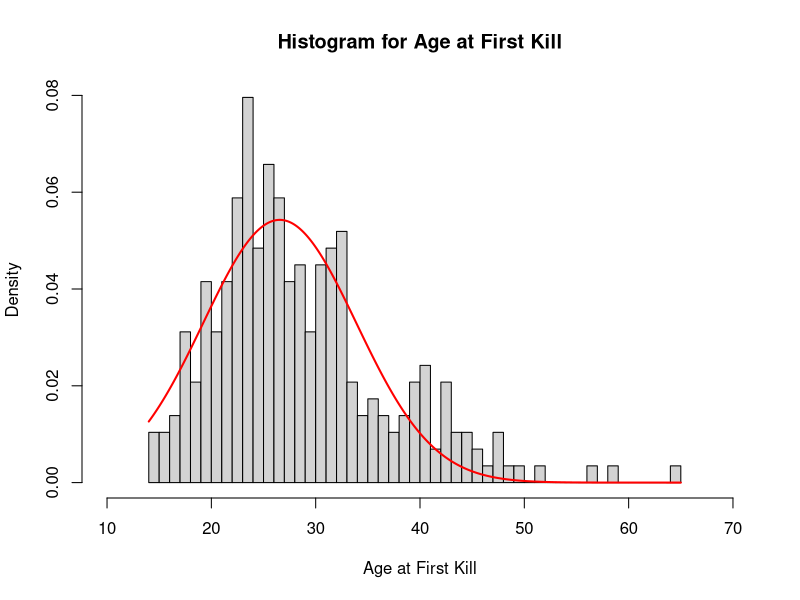
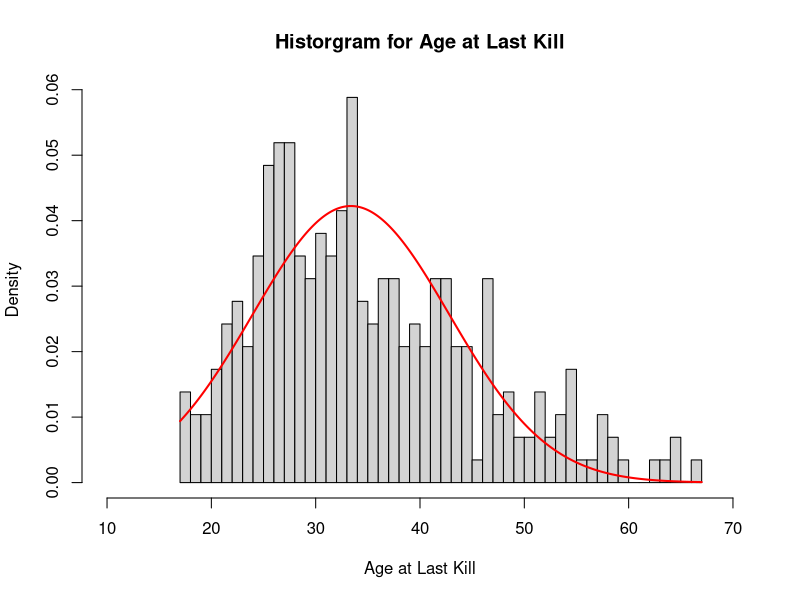
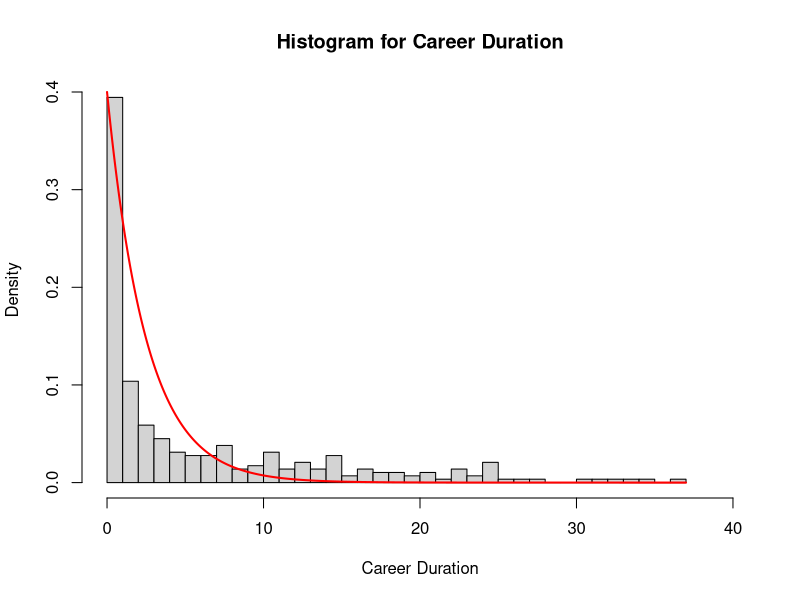
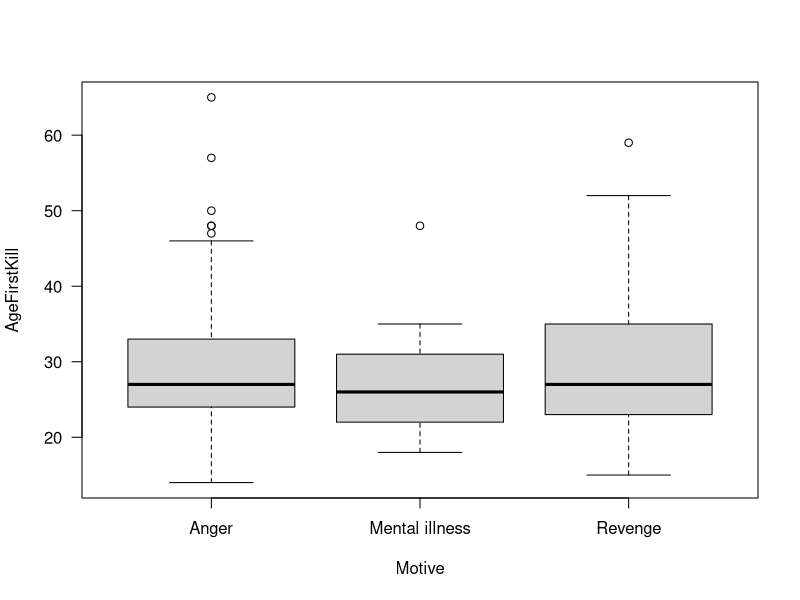
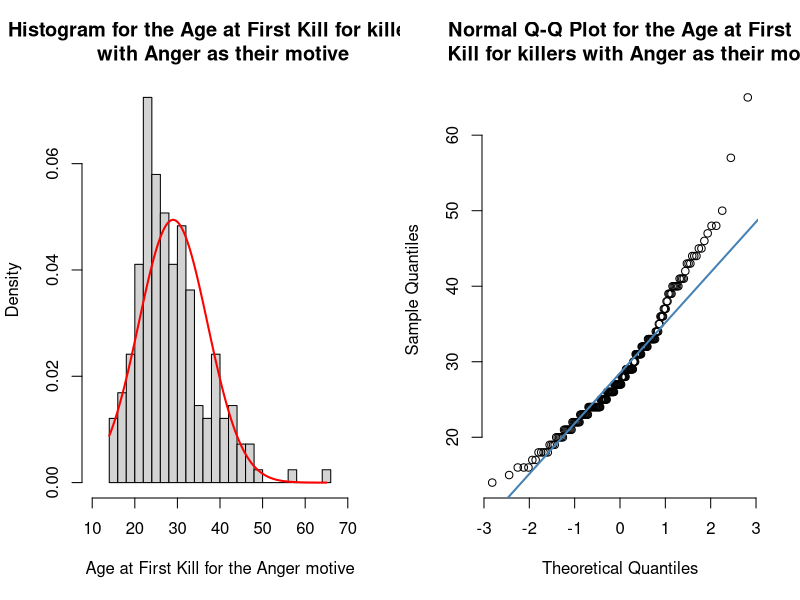
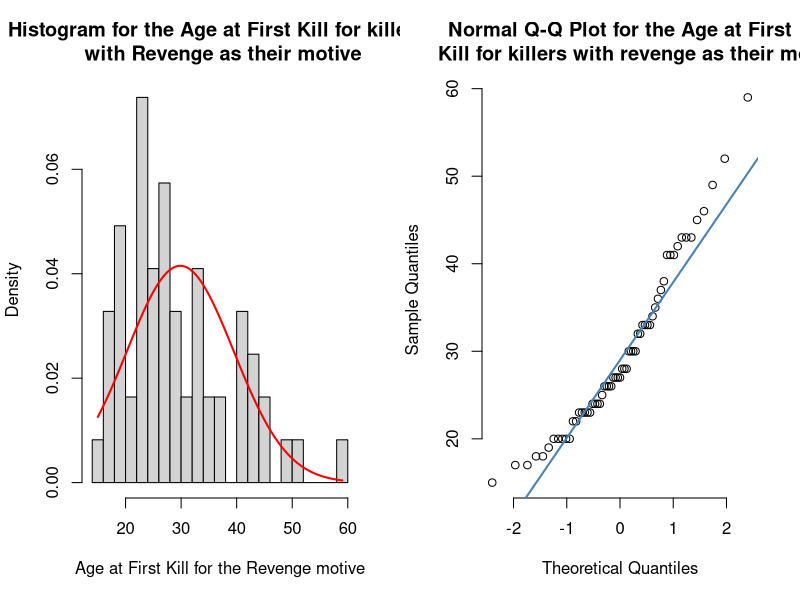
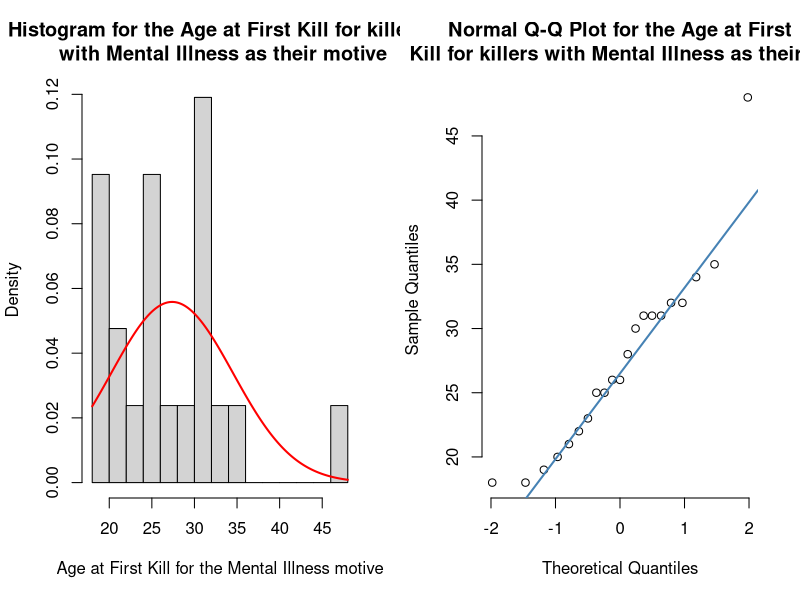

The R script that drew these images, in order: (Note: this script raises an error after producing the figures.)
# MATH5741 Coursework code

# Load in the data
mysample1 <- read.csv("data/coursework data.csv")
mysample1 <- mysample1[, -c(1)]

# Assigning names for columns for easier analysis
agefirst <- mysample1$AgeFirstKill
agelast <- mysample1$AgeLastKill
career <- mysample1$CareerDuration

# Summary statistics of AgeFirstKill, AgeLastKill and CareerDuration
summary_of_firstkill <- summary(agefirst)
summary_of_lastkill <- summary(agelast)
summary_of_careerduartion <- summary(career)

## Looking at histograms to find distributions.

# First Kill
par(mfrow = c(1,1))
hist(agefirst, breaks = 50, freq = FALSE, xlim=c(10,70),
     main = "Histogram for Age at First Kill", xlab = "Age at First Kill")
age_first_seq <- seq(from=min(agefirst), to=max(agefirst), by=0.01)
lines(age_first_seq, dnorm(age_first_seq, mean = mean(agefirst)-2.5, sd = sd(agefirst)-1),
      lwd=2, col='red')

# Last Kill
hist(agelast, breaks = 50, freq = FALSE, xlim=c(10,70),
     main = "Historgram for Age at Last Kill", xlab = "Age at Last Kill")
age_last_seq <- seq(from=min(agelast), to=max(agelast), by=0.01)
lines(age_last_seq, dnorm(age_last_seq, mean=mean(agelast)-2, sd=sd(agelast)-1),
      lwd=2, col='red')

# Career Duration
hist(career, breaks = 50, freq = FALSE, xlim=c(0,40),
     main = "Histogram for Career Duration", xlab = "Career Duration") 
career_seq <- seq(from=min(career), to=max(career), by=0.01)
lines(career_seq, dexp(career_seq, rate = 2/5), lwd = 2, col='red')

# Boxplot for age at first kill with each motive.
boxplot(AgeFirstKill ~ Motive, data=mysample1, las=1, 
        names = c("Anger", "Mental illness", "Revenge"))

# Creating data frames for each Motive
anger <- mysample1[which(mysample1$Motive == "Anger (including mission-oriented killers)"),]
revenge <- mysample1[which(mysample1$Motive == "Revenge or vigilante justice"),]
mental_illness <- mysample1[which(mysample1$Motive == 
                                    "Mental illness (including paranoia, visionary or Munchausen's syndrome)"),]

# Defining the AgeFirstKill variable in each of the motive dataframes
agefirst_anger <- anger$AgeFirstKill
agefirst_revenge <- revenge$AgeFirstKill
agefirst_mental <- mental_illness$AgeFirstKill

# Working with AgeFirstKill for anger
summary(agefirst_anger)

par(mfrow = c(1,2))
hist(agefirst_anger, breaks = 20, freq = FALSE, xlim=c(10,70),
main='Histogram for the Age at First Kill for killers \n with Anger as their motive',
  xlab = 'Age at First Kill for the Anger motive')
agefirst_anger_seq <- seq(from=min(agefirst_anger), to=max(agefirst_anger), by=0.01)
lines(agefirst_anger_seq, dnorm(agefirst_anger_seq, mean=mean(agefirst_anger),
                                sd=sd(agefirst_anger)), lwd=2, col='red')
qqnorm(agefirst_anger, pch=1, frame = FALSE, main="Normal Q-Q Plot for the Age at First
       Kill for killers with Anger as their motive")
qqline(agefirst_anger, col='steelblue', lwd=2)

# Hypothesis test for anger (z-test)
anger_n <- length(agefirst_anger)
Z <- abs((mean(agefirst_anger) - 27)/(sqrt(var(agefirst_anger)/anger_n)))
Z > abs(qnorm(p=0.025))

# Confidence interval and p-value for anger
CI <- mean(agefirst_anger) + c(-1,1)*abs(qnorm(p=0.025))*sqrt(var(agefirst_anger)/anger_n)
p_value <- 2*pnorm(-Z)*100

# Working with AgeFirstKill for revenge
summary(agefirst_revenge)

par(mfrow = c(1,2))
hist(agefirst_revenge, breaks = 20, freq = FALSE,
     main='Histogram for the Age at First Kill for killers \n with Revenge as their motive',
     xlab = 'Age at First Kill for the Revenge motive')
agefirst_revenge_seq <- seq(from=min(agefirst_revenge), to=max(agefirst_revenge), by=0.01)
lines(agefirst_revenge_seq, dnorm(agefirst_revenge_seq, mean=mean(agefirst_revenge),
                                sd=sd(agefirst_revenge)), lwd=2, col='red')
qqnorm(agefirst_revenge, pch=1, frame = FALSE, main="Normal Q-Q Plot for the Age at First
       Kill for killers with revenge as their motive")
qqline(agefirst_revenge, col='steelblue', lwd=2)

# Hypothesis test for revenge (z-test)
revenge_n <- length(agefirst_revenge)
Z <- abs((mean(agefirst_revenge) - 27)/(sqrt(var(agefirst_revenge)/revenge_n)))
Z > abs(qnorm(p=0.025))

# Confidence interval and p-value for anger
CI <- mean(agefirst_revenge) + c(-1,1)*abs(qnorm(p=0.025))*sqrt(var(agefirst_revenge)/revenge_n)
p_value <- 2*pnorm(-Z)*100

# Working with AgeFirstKill for revenge
summary(agefirst_mental)

par(mfrow = c(1,2))
hist(agefirst_mental, breaks = 15, freq = FALSE,
     main='Histogram for the Age at First Kill for killers \n with Mental Illness as their motive',
     xlab = 'Age at First Kill for the Mental Illness motive')
agefirst_mental_seq <- seq(from=min(agefirst_mental), to=max(agefirst_mental), by=0.01)
lines(agefirst_mental_seq, dnorm(agefirst_mental_seq, mean=mean(agefirst_mental),
                                  sd=sd(agefirst_mental)), lwd=2, col='red')
qqnorm(agefirst_mental, pch=1, frame = FALSE, main="Normal Q-Q Plot for the Age at First
       Kill for killers with Mental Illness as their motive")
qqline(agefirst_mental, col='steelblue', lwd=2)

### Hypothesis test for Mental Illness (t-test)
# sample variance for mental illness
mental_n <- length(agefirst_mental)
TT <- abs((mean(agefirst_mental) - 27)/(sqrt(s_squared_mental/mental_n)))
TT > abs(qt(0.975, df=(mental_n-1)))

# Confidence interval and p-value for Mental Illness
CI <- mean(agefirst_mental) + c(-1,1)*abs(qt(0.975, df=(mental_n-1)))*sqrt(var(agefirst_mental)/mental_n)
p_value <- 2*pt(-TT, df=(mental_n-1))*100

### Paired test between anger and revenge
# Checking which test to use
ratio1 <- sd(agefirst_anger)/sd(agefirst_revenge)
1/3 < ratio1
ratio1 < 3

# Variances are equal, perform test
meandiff1 <- mean(agefirst_anger) - mean(agefirst_revenge)
t.test(agefirst_anger, agefirst_revenge, mu = 0, paired=FALSE, var.equal = TRUE,
      conf.level=0.95)
# Fail to reject H0 here as 0 is in the interval, get p-value
p_value <- 200*pt(-0.70097, df=266)

### Paired test between anger and mental illness
# Check which test to use
sd(agefirst_anger)/sd(agefirst_mental) 

# Variances are equal, perform test
meandiff2 <- mean(agefirst_anger) - mean(agefirst_mental)
t.test(agefirst_anger, agefirst_mental, mu=0, paired=FALSE, var.equal = TRUE, 
       conf.level = 0.95)

# Fail to reject H0 as 0 is in the interval, get p-value
p_value <- 200*pt(-0.87917, df=226)

### Paired test between revenge and mental illness
# Check which test to use
sd(agefirst_revenge)/sd(agefirst_mental)

# Variances are equal, perform test
meandiff3 <- mean(agefirst_revenge)-mean(agefirst_mental)
t.test(agefirst_revenge, agefirst_mental, mu=0, paired=FALSE, var.equal = TRUE,
       conf.level = 0.95)
# Fail to reject H0 as 0 is in the interval, get p-value
p_value <- 200*pt(-1.0787, df=80)